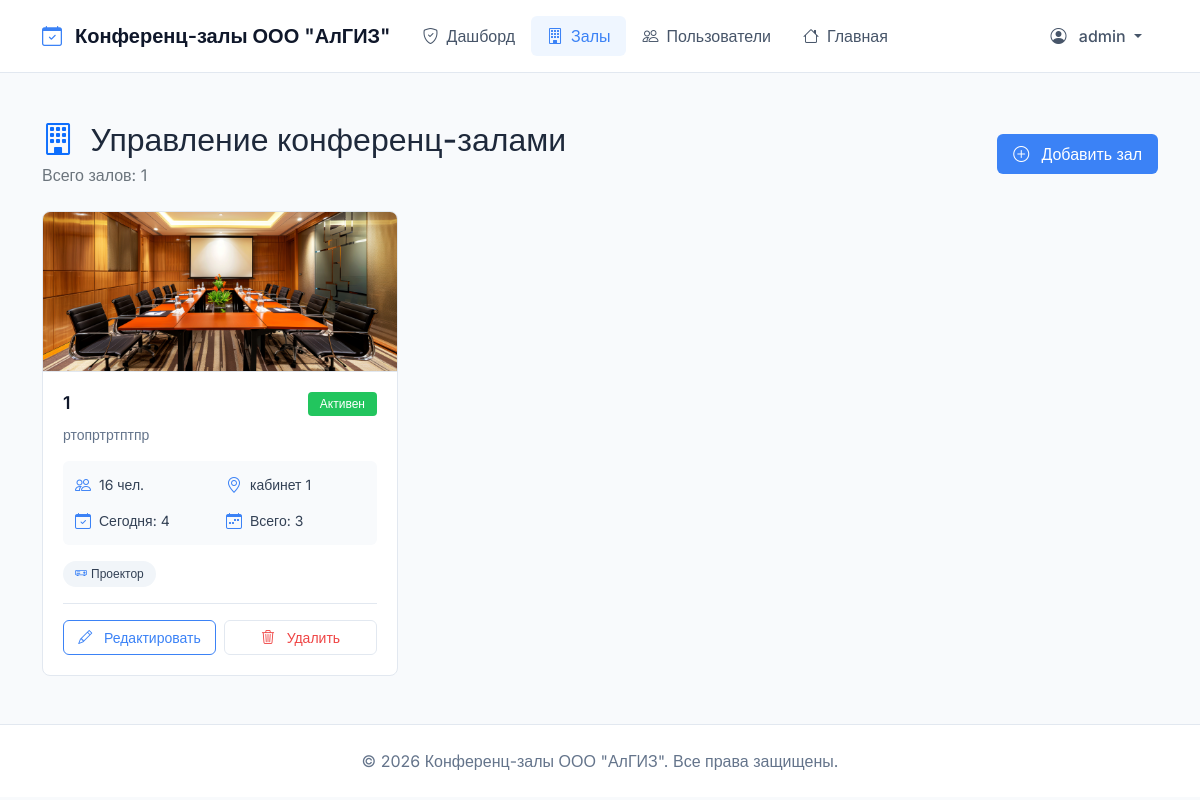
The app's page /moderator/rooms/ (signed in) with its own data.
### bookings/models.py (models this page shows, shortened)
class User(AbstractUser):
    ROLE_CHOICES = (
        ('moderator', 'Модератор'),
        ('requester', 'Заявитель'),
        ('employee', 'Сотрудник'),
    )
    role = models.CharField(max_length=20, choices=ROLE_CHOICES, default='employee', verbose_name="Роль")
    phone = models.CharField(max_length=20, blank=True, verbose_name="Телефон")
    department = models.CharField(max_length=100, blank=True, verbose_name="Отдел")
    def get_full_name(self):
        if self.first_name and self.last_name:
            return f"{self.first_name} {self.last_name}"
        return self.username
    class Meta:
        verbose_name = "Пользователь"
        verbose_name_plural = "Пользователи"

class ConferenceRoom(models.Model):
    name = models.CharField(max_length=100, verbose_name="Название")
    capacity = models.PositiveIntegerField(verbose_name="Вместимость")
    location = models.CharField(max_length=200, verbose_name="Местоположение")
    description = models.TextField(blank=True, verbose_name="Описание")
    has_projector = models.BooleanField(default=False, verbose_name="Проектор")
    has_video_conference = models.BooleanField(default=False, verbose_name="Видеоконференция")
    has_whiteboard = models.BooleanField(default=False, verbose_name="Доска")
    is_active = models.BooleanField(default=True, verbose_name="Активен")
    image = models.ImageField(upload_to='rooms/', blank=True, null=True, verbose_name="Изображение")
    created_at = models.DateTimeField(auto_now_add=True, verbose_name="Дата создания")
    updated_at = models.DateTimeField(auto_now=True, verbose_name="Дата обновления")
    class Meta:
        verbose_name = "Конференц-зал"
        verbose_name_plural = "Конференц-залы"
        ordering = ['name']

### bookings/views.py (the view)
# urls.py: path('moderator/rooms/', views.room_management, name='room_management'),
@moderator_required
def room_management(request):
    rooms = ConferenceRoom.objects.all()
    today = timezone.now().date()
    for room in rooms:
        room.today_bookings = Booking.objects.filter(
            room=room,
            status='approved',
            start_time__date=today
        ).count()
        room.upcoming_bookings = Booking.objects.filter(
            room=room,
            status='approved',
            start_time__gte=timezone.now()
        ).count()
    return render(request, 'bookings/room_management.html', {'rooms': rooms})

### bookings/templates/bookings/room_management.html (shortened to what this page needs)
{% extends 'bookings/base.html' %}
{% load static %}
{% block content %}
<div class="row mb-4">
    <div class="col-12">
        <div class="d-flex flex-wrap justify-content-between align-items-center gap-3">
            <div>
                <h2 class="fw-semibold mb-1">
                    <i class="bi bi-building text-primary me-2"></i>
                    Управление конференц-залами
                </h2>
                <p class="text-secondary mb-0">Всего залов: {{ rooms|length }}</p>
            </div>
            <a href="{% url 'bookings:create_room' %}" class="btn btn-primary">
                <i class="bi bi-plus-circle me-2"></i>
                Добавить зал
            </a>
        </div>
    </div>
</div>
<div class="row g-4">
    {% for room in rooms %}
        <div class="col-md-6 col-xl-4">
            <div class="room-card">
                {% if room.image %}
                    <img src="{{ room.image.url }}" class="room-card-image" alt="{{ room.name }}">
                {% else %}
                    <div class="room-card-image-placeholder">
                        <i class="bi bi-building"></i>
                    </div>
                {% endif %}
                <div class="room-card-content">
                    <div class="d-flex justify-content-between align-items-start mb-2">
                        <h5 class="room-card-title">{{ room.name }}</h5>
                        <span class="badge {% if room.is_active %}bg-success{% else %}bg-secondary{% endif %}">
                            {{ room.is_active|yesno:"Активен,Неактивен" }}
                        </span>
                    </div>
                    <p class="room-card-description">{{ room.description|truncatewords:15 }}</p>
                    <div class="room-card-stats">
                        <div class="stat-item">
                            <i class="bi bi-people"></i>
                            <span>{{ room.capacity }} чел.</span>
                        </div>
                        <div class="stat-item">
                            <i class="bi bi-geo-alt"></i>
                            <span>{{ room.location }}</span>
                        </div>
                        <div class="stat-item">
                            <i class="bi bi-calendar-check"></i>
                            <span>Сегодня: {{ room.today_bookings }}</span>
                        </div>
                        <div class="stat-item">
                            <i class="bi bi-calendar-week"></i>
                            <span>Всего: {{ room.upcoming_bookings }}</span>
                        </div>
                    </div>
                    {% if room.has_projector or room.has_video_conference or room.has_whiteboard %}
                        <div class="room-card-equipment">
                            {% if room.has_projector %}
                                <span class="equipment-tag">
                                    <i class="bi bi-projector me-1"></i>Проектор
                                </span>
                            {% endif %}
                        </div>
                    {% endif %}
                    <div class="room-card-actions">
                        <a href="{% url 'bookings:edit_room' room.id %}" class="btn btn-outline-primary">
                            <i class="bi bi-pencil me-2"></i>
                            Редактировать
                        </a>
                        <a href="{% url 'bookings:delete_room' room.id %}" class="btn btn-outline-danger">
                            <i class="bi bi-trash3 me-2"></i>
                            Удалить
                        </a>
                    </div>
                </div>
            </div>
        </div>
    {% endfor %}
</div>
{% endblock %}

### bookings/templates/bookings/base.html (shortened to what this page needs)
<!DOCTYPE html>
<html lang="ru">
<head>
    <link href="https://cdn.jsdelivr.net/npm/bootstrap@5.1.3/dist/css/bootstrap.min.css" rel="stylesheet">
    <link rel="stylesheet" href="https://cdn.jsdelivr.net/npm/bootstrap-icons@1.8.1/font/bootstrap-icons.css">
    {% load static %}
    <link rel="stylesheet" href="{% static 'bookings/css/style.css' %}">
</head>
<body>
    <nav class="navbar navbar-expand-lg">
        <div class="container">
            <a class="navbar-brand" href="{% url 'bookings:index' %}">
                <i class="bi bi-calendar-check"></i>
                Конференц-залы ООО "АлГИЗ"
            </a>
            <div class="collapse navbar-collapse" id="navbarNav">
                <ul class="navbar-nav me-auto">
                    {% if user.is_authenticated %}
                        {% if user.role == 'moderator' %}
                            <li class="nav-item">
                                <a class="nav-link {% if request.resolver_match.url_name == 'moderator_dashboard' %}active{% endif %}"
                                   href="{% url 'bookings:moderator_dashboard' %}">
                                    <i class="bi bi-shield-check"></i>Дашборд
                                </a>
                            </li>
                            <li class="nav-item">
                                <a class="nav-link {% if request.resolver_match.url_name == 'room_management' %}active{% endif %}"
                                   href="{% url 'bookings:room_management' %}">
                                    <i class="bi bi-building"></i>Залы
                                </a>
                            </li>
                            <li class="nav-item">
                                <a class="nav-link {% if request.resolver_match.url_name == 'user_management' %}active{% endif %}"
                                   href="{% url 'bookings:user_management' %}">
                                    <i class="bi bi-people"></i>Пользователи
                                </a>
                            </li>
                        {% endif %}
                        <li class="nav-item">
                            <a class="nav-link" href="{% url 'bookings:index' %}">
                                <i class="bi bi-house"></i>Главная
                            </a>
                        </li>
                    {% endif %}
                </ul>
                <ul class="navbar-nav">
                    {% if user.is_authenticated %}
                        <li class="nav-item dropdown">
                            <a class="nav-link dropdown-toggle" href="#" id="userDropdown" role="button"
                               data-bs-toggle="dropdown" aria-expanded="false">
                                <i class="bi bi-person-circle"></i>
                                {{ user.get_full_name|default:user.username }}
                            </a>
                        </li>
                    {% endif %}
                </ul>
            </div>
        </div>
    </nav>
    <main class="container mt-5">
        {% block content %}
        {% endblock %}
    </main>
    <footer class="footer mt-5 py-4">
        <div class="container text-center">
            <span>© 2026 Конференц-залы ООО "АлГИЗ". Все права защищены.</span>
        </div>
    </footer>
</body>
</html>

### bookings/static/bookings/css/style.css (style rules this page uses)
* { margin: 0; padding: 0; box-sizing: border-box; }
:root { --primary: #3b82f6; --primary-dark: #2563eb; --secondary: #64748b; --success: #22c55e; --danger: #ef4444; --warning: #f59e0b; --info: #3b82f6; --light: #f8fafc; --dark: #0f172a; --border: #e2e8f0; }
.room-card { background-color: #ffffff; border: 1px solid var(--border); border-radius: 0.5rem; transition: all 0.2s; height: 100%; }
.room-card { background-color: #ffffff; border: 1px solid var(--border); border-radius: 0.5rem; transition: all 0.2s; height: 100%; overflow: hidden; }
.room-card { border: 1px solid #e2e8f0; border-radius: 0.5rem; overflow: hidden; transition: all 0.2s; }
.btn { padding: 0.5rem 1rem; font-weight: 500; border-radius: 0.375rem; }
.btn-primary { background-color: #3b82f6; border: none; }
.btn-outline-primary { border: 1px solid #3b82f6; color: #3b82f6; }
.badge.bg-success { background-color: #22c55e !important; padding: 0.5rem 1rem; font-weight: 500; }
.btn-outline-primary { border: 1px solid #e2e8f0; color: #3b82f6; background-color: #ffffff; }
.badge { padding: 0.35rem 0.75rem; font-weight: 500; border-radius: 2rem; }
.badge.bg-success { background-color: #22c55e !important; }
.btn-outline-danger { border: 1px solid #e2e8f0; color: #ef4444; background-color: #ffffff; }
.badge { padding: 0.5rem 1rem; font-weight: 500; border-radius: 2rem; }
.btn-outline-primary { border: 1px solid #e2e8f0; color: #3b82f6; }
.btn-outline-danger { border: 1px solid #e2e8f0; color: #ef4444; }
.room-card { background-color: #ffffff; border: 1px solid #e2e8f0; border-radius: 0.5rem; overflow: hidden; height: 100%; transition: all 0.2s; }
.room-card-image { width: 100%; height: 160px; object-fit: cover; border-bottom: 1px solid #e2e8f0; }
.room-card-content { padding: 1.25rem; }
.room-card-title { font-size: 1.1rem; font-weight: 600; color: #0f172a; margin: 0; }
.room-card-description { color: #64748b; font-size: 0.875rem; margin-bottom: 1rem; line-height: 1.5; }
.room-card-stats { display: grid; grid-template-columns: repeat(2, 1fr); gap: 0.75rem; margin-bottom: 1rem; padding: 0.75rem; background-color: #f8fafc; border-radius: 0.375rem; }
.stat-item { display: flex; align-items: center; gap: 0.5rem; font-size: 0.875rem; color: #334155; }
.stat-item i { color: #3b82f6; font-size: 1rem; }
.room-card-equipment { display: flex; flex-wrap: wrap; gap: 0.5rem; margin-bottom: 1rem; }
.equipment-tag { display: inline-flex; align-items: center; padding: 0.25rem 0.75rem; background-color: #f1f5f9; border-radius: 2rem; font-size: 0.75rem; color: #334155; }
.equipment-tag i { color: #3b82f6; }
.room-card-actions { display: flex; gap: 0.5rem; margin-top: 1rem; padding-top: 1rem; border-top: 1px solid #e2e8f0; }
.room-card-actions .btn { flex: 1; padding: 0.375rem 0.75rem; font-size: 0.875rem; }
.badge.bg-success { background-color: #22c55e !important; font-weight: 500; padding: 0.35rem 0.75rem; }
.btn-primary { background-color: #3b82f6; border: none; transition: background-color 0.2s; }

### bookings/templates/bookings/base.html (style rules this page uses)
body { font-family: 'Inter', sans-serif; background-color: #f8fafc; color: #1e293b; }
.navbar { background-color: #ffffff !important; border-bottom: 1px solid #e2e8f0; padding: 1rem 0; }
.navbar-brand { color: #0f172a !important; font-weight: 600; font-size: 1.25rem; }
.navbar-brand i { color: #3b82f6; margin-right: 0.5rem; }
.nav-link { color: #475569 !important; font-weight: 500; padding: 0.5rem 1rem !important; border-radius: 0.375rem; transition: all 0.2s; }
.nav-link.active { color: #3b82f6 !important; background-color: #eff6ff; }
.nav-link i { margin-right: 0.5rem; }
.badge { font-weight: 500; padding: 0.25rem 0.5rem; border-radius: 0.25rem; }
.footer { background-color: #ffffff !important; border-top: 1px solid #e2e8f0; color: #64748b; }
.btn { font-weight: 500; padding: 0.5rem 1rem; border-radius: 0.375rem; transition: all 0.2s; }
.btn-primary { background-color: #3b82f6; border: none; }
.btn-outline-primary { border: 1px solid #3b82f6; color: #3b82f6; }

### records on screen
User: get_full_name "admin"
ConferenceRoom: image (picture), name "1", is_active "Активен", description "ртопртртптпр", capacity "16", location "кабинет 1", today_bookings "4", upcoming_bookings "3", has_projector True (drawn)

### other values on screen
{{ rooms|length }} "1"
